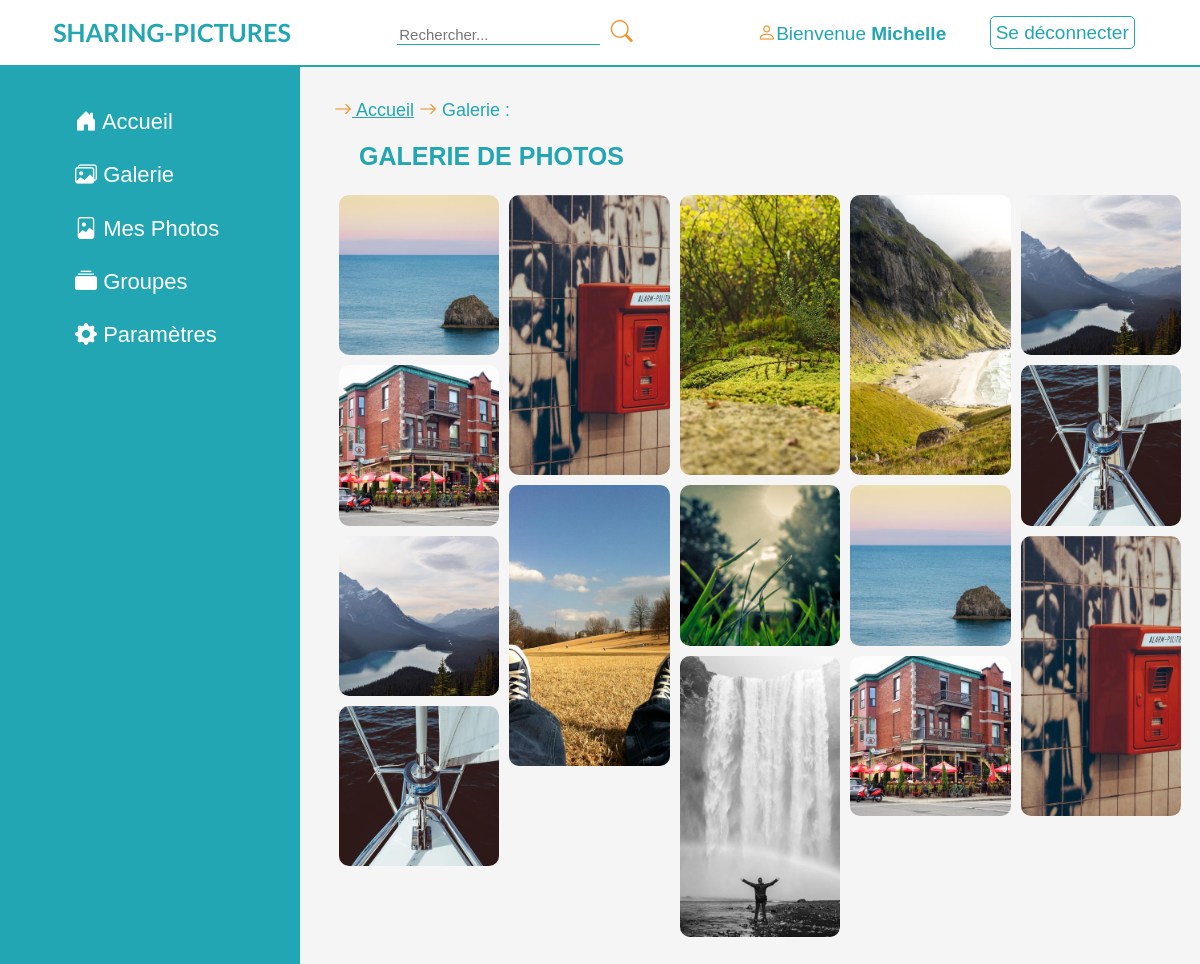
Page /gallery (signed in) on the committed database.
### tables this page shows
CREATE TABLE user
(
    userID       int auto_increment,
    firstName    varchar(50),
    lastName     varchar(50),
    Address      varchar(50),
    PostalCode   varchar(50),
    BirthDate    date,
    Email        varchar(50),
    Password     varchar(128),
    creationDate date,
    PRIMARY KEY (userID)
);

CREATE TABLE photo
(
    pictureID int auto_increment,
    caption   varchar(50),
    url       mediumtext,
    fk_userID int,
    datePicture date,
    PRIMARY KEY (pictureID),
    FOREIGN KEY (fk_userID) REFERENCES user (userID)
);

### app/controllers/GalleryController.php (called while the page is built, shortened)
<?php
class GalleryController extends MainController
{
    public static function displayContent()
    {
        self::$listOfPictures = PictureDAO::getAllPictures();
        self::include();
        include 'app/views/gallery.php';
    }
}

### index.php (called while the page is built, shortened)
<?php
include 'app/controllers/MainController.php';
if (isset($_GET["q"])) {
    $q = $_GET["q"];
} else {
    $q = "home";
}
MainController::router($q);

### app/models/DAO.php (called while the page is built, shortened)
<?php
class DAO
{
    protected static $connDb;
    private static string $host = "localhost";
    private static string $db = "sharingpictures";
    private static string $user = "root";
    private static string $passwd = "";
    public static function init(): PDO
    {
        try {
            self::$connDb = new PDO("mysql:host=" . self::$host . ";dbname=" . self::$db, self::$user, self::$passwd,
                array(PDO::MYSQL_ATTR_INIT_COMMAND => 'SET NAMES utf8')
            );
            self::$connDb->setAttribute(PDO::ATTR_ERRMODE, PDO::ERRMODE_EXCEPTION);
            return self::$connDb;
        } catch (PDOException $e) {
            print "Erreur : " . $e->getMessage();
            die();
        }
    }
}

### app/models/UserDAO.php (called while the page is built, shortened)
<?php
class UserDAO extends DAO
{
    public static function getUserByMail(string $Email): User
    {
        $query = self::$connDb->prepare("SELECT * FROM user WHERE Email = :Email");
        $query->bindValue(':Email', $Email, PDO::PARAM_STR);
        $query->execute();
        $users = $query->fetch(PDO::FETCH_ASSOC);
        $myUserByMail = new User(
            $users["userID"],
            $users["firstName"],
            $users["lastName"],
            $users["Address"],
            $users["PostalCode"],
            $users["BirthDate"],
            $users["Email"],
            $users["Password"],
            $users["creationDate"],
            PictureDAO::getPicturesByUserID(intval($users["userID"]))
        );
        return $myUserByMail;
    }
}

### app/models/UserAuth.php (called while the page is built, shortened)
<?php
class UserAuth
{
    public static function getMailLoggedOn()
    {
        if (self::userIsLoggedOn()) {
            $email = $_SESSION["userEmail"];
        } else {
            $email = "";
        }
        return $email;
    }
    public static function userIsLoggedOn(): bool
    {
        $logged = false;
        if (isset($_SESSION["userEmail"])) {
            $userInfos = UserDAO::getUserByMail($_SESSION["userEmail"]);
            if ($userInfos->getUserEmail() == $_SESSION["userEmail"] && $userInfos->getUserPasswd() == $_SESSION["userPassword"]) {
                $logged = true;
            }
        }
        return $logged;
    }
}

### app/models/PictureDAO.php (called while the page is built, shortened)
<?php
class PictureDAO extends DAO
{
    public static function getAllPictures(): array
    {
        $myPicturesCollection = array();
        $query = self::$connDb->prepare("SELECT * FROM photo");
        $query->execute();
        $pictures = $query->fetch(PDO::FETCH_ASSOC);
        while ($pictures) {
            $myPicturesCollection[$pictures["pictureID"]] = new Picture(
                $pictures["pictureID"],
                $pictures["caption"],
                $pictures["url"],
                $pictures["fk_userID"],
                $pictures["datePicture"]
            );
            $pictures = $query->fetch(PDO::FETCH_ASSOC);
        }
        return $myPicturesCollection;
    }
    public static function getPicturesByUserID(int $userID)
    {
        $myPictures = array();
        $query = self::$connDb->prepare("SELECT * FROM photo WHERE fk_userID = :userID");
        $query->bindValue(':userID', $userID, PDO::PARAM_INT);
        $query->execute();
        $pictures = $query->fetch(PDO::FETCH_ASSOC);
        while ($pictures) {
            $myPictures[$pictures["pictureID"]] = new Picture(
                $pictures["pictureID"],
                $pictures["caption"],
                $pictures["url"],
                $pictures["fk_userID"],
                $pictures["datePicture"]
            );
            $pictures = $query->fetch(PDO::FETCH_ASSOC);
        }
        return $myPictures;
    }
}

### app/models/User.php (called while the page is built, shortened)
<?php
class User
{
    private $userID;
    private $firstName;
    private $userEmail;
    private $userPasswd;
    public function __construct($UserID, $FirstName, $LastName, $Address, $PostalCode, $BirthDate, $UserEmail, $UserPasswd, $CreationDate, $picturesCollection)
    {
        $this->userID = $UserID;
        $this->firstName = $FirstName;
        $this->userEmail = $UserEmail;
        $this->userPasswd = $UserPasswd;
    }
    public function getUserID()
    {
        return $this->userID;
    }
    public function getFirstName()
    {
        return $this->firstName;
    }
    public function getUserEmail()
    {
        return $this->userEmail;
    }
    public function getUserPasswd()
    {
        return $this->userPasswd;
    }
}

### app/controllers/header.php (called while the page is built, shortened)
<?php
$infos = UserDAO::getUserByMail(UserAuth::getMailLoggedOn());
$firstname = $infos->getFirstName();
$userID = $infos->getUserID();

### app/models/Picture.php (called while the page is built, shortened)
<?php
class Picture
{
    private int $pictureID;
    private string $pictureWording;
    private string $pictureURL;
    private string $userID;
    public function __construct(int $PictureID, string $PictureWording, string $PictureURL, int $UserID, $DatePicture)
    {
        $this->pictureID = $PictureID;
        $this->pictureWording = $PictureWording;
        $this->pictureURL = $PictureURL;
        $this->userID = $UserID;
    }
    public function getPictureID(): int
    {
        return $this->pictureID;
    }
    public function getPictureWording(): string
    {
        return $this->pictureWording;
    }
    public function getPictureURL(): string
    {
        return $this->pictureURL;
    }
    public function getUserID()
    {
        return $this->userID;
    }
}

### app/views/gallery.php (the view)
<main>
    <div class="mainNav">
        <i class="bi bi-arrow-right"></i><a href="./home"> Accueil</a> <i class="bi bi-arrow-right"></i> Galerie :
    </div>
    <div class="title">
        <h2 class="bold">Galerie de photos</h2>
    </div>
    <div class="listPictures" id="photos">
        <?php foreach (self::$listOfPictures as $key => $val) { ?>
            <a href="./pictures-p<?= $val->getPictureID() ?>-u<?= $val->getUserId(); ?>"><img
                        src="<?= $val->getPictureURL() ?>" alt="<?= $val->getPictureWording() ?>"></a>
        <?php } ?>
    </div>
</main>

### app/controllers/MainController.php (shortened to what this page needs)
<?php
class MainController
{
    public static function router($q)
    {
        switch ($q) {
            case "gallery":
                GalleryController::displayContent();
                break;
        }
    }
    public static function include()
    {
        include 'assets/includes/head.php';
        include 'assets/includes/header.php';
    }
}

### assets/includes/head.php (shortened to what this page needs)
<!DOCTYPE html>
<html lang="fr">
<head>
    <link rel="stylesheet" href="assets/css/_reset.css">
    <link rel="stylesheet" href="assets/css/main.css">
    <link rel="stylesheet" href="assets/css/_global.css">
    <link rel="stylesheet" href="node_modules/bootstrap-icons/font/bootstrap-icons.css">
</head>
<body>

### assets/includes/header.php (shortened to what this page needs)
<header>
    <div class="titleHead">
        <a href="./home"><h1 class="bold">Sharing-Pictures</h1></a>
    </div>
    <div class="searchHead">
        <form method="get" action="./?q=search">
            <input type="search" name="query" id="search" placeholder="Rechercher...">
            <button type="submit" name="q" value="search" class="input_icons"><i class="bi bi-search"></i></button>
        </form>
    </div>
    <nav>
        <ul id="menu">
            <?php
            if (UserAuth::userIsLoggedOn()) {
                include 'app/controllers/header.php'; ?>
                <li><a href="./user-<?= $userID ?>"><i class="bi bi-person"></i>Bienvenue <span
                                class="bold"><?= $firstname ?></span></a></li>
                <li><a href="./logout" class="userLogout">Se déconnecter</a></li>
            <?php } else { ?>
                <li><a href="./login"><i class="bi bi-person"></i> Connexion</a></li>
                <li><a href="./register"><i class="bi bi-person-plus-fill"></i> Inscription</a></li>
            <?php } ?>
        </ul>
    </nav>
</header>
<aside id="leftNavBar">
    <ul id="leftMenu">
        <?php if (UserAuth::userIsLoggedOn()) { ?>
            <li><a href="./home"><i class="bi bi-house-door-fill"></i> Accueil</a></li>
            <li><a href="./gallery"><i class="bi bi-images"></i> Galerie</a></li>
            <li><a href="./user-<?= $userID ?>#my-pictures"><i class="bi bi-file-image"></i> Mes Photos</a></li>
            <li><a href="./groups"><i class="bi bi-collection-fill"></i> Groupes</a></li>
            <li><a href="./settings"><i class="bi bi-gear-fill"></i> Paramètres</a></li>
        <?php } else { ?>
            <li><a href="./home"><i class="bi bi-house-door-fill"></i> Accueil</a></li>
            <li><a href="./gallery"><i class="bi bi-images"></i> Galerie</a></li>
        <?php } ?>
    </ul>
</aside>

### assets/css/main.css (style rules this page uses)
html, body { background-color: whitesmoke; font-family: "Calibri Light", sans-serif; }
:root { --blueLightColor: #ffffff; --blueDarkColor: #22a6b3; }
header { display: flex; flex-direction: row; align-items: center; justify-content: space-around; font-family: "Calibri Light", sans-serif; height: 65px; width: 100%; z-index: 5; position: fixed; background-color: white; border-bottom: 2px solid var(--blueDarkColor); }
header h1 { font-size: 25px; text-transform: uppercase; color: var(--blueDarkColor); font-family: "Lato", sans-serif; }
.titleHead a { text-decoration: none; }
.bi { color: #f0932b; }
nav ul#menu { list-style-type: none; display: inline; padding: 0; margin: 0; }
nav ul#menu li { display: inline-block; margin: 12px; }
nav ul#menu li a { text-decoration: none; color: var(--blueDarkColor); font-family: "Calibri Light", sans-serif; font-size: 19px; transition: all .3s ease-in; }
.searchHead #search { border: none; font-size: 15px; color: var(--blueDarkColor); border-bottom: 1px solid var(--blueDarkColor); background: transparent; }
aside#leftNavBar { position: fixed; width: 300px; margin-top: 50px; height: 100%; z-index: 1; background: var(--blueDarkColor); }
aside ul#leftMenu { list-style-type: none; display: flex; flex-direction: column; justify-content: center; align-items: flex-start; margin-top: 15%; margin-left: 25%; text-align: justify; }
ul#leftMenu li { margin: 15px 0; }
ul#leftMenu li a { font-size: 22px; font-family: "Calibri Light", sans-serif; text-decoration: none; color: var(--blueLightColor); transition: all .2s ease-in-out; }
aside#leftNavBar i { color: white !important; }
main { max-height: 100%; margin-left: 310px; padding: 2%; overflow-y: scroll; padding-top: 100px; }
.mainNav { color: var(--blueDarkColor); font-size: 18px; }
.mainNav a { color: var(--blueDarkColor); }
.listPictures { margin-top: 2.5%; text-align: center; }
#photos, #favPhotos, #photos-home, #photos-home-last { line-height: 0; -webkit-column-count: 5; -webkit-column-gap: 0px; -moz-column-count: 5; -moz-column-gap: 0px; column-count: 5; column-gap: 10px; }
#photos img { width: 100% !important; height: auto !important; }
.listPictures img { border-radius: 10px; width: 256px; margin: 5px; transition: all .2s ease-in-out; }
.title h2 { font-size: 25px; margin-top: 25px; margin-left: 25px; text-transform: uppercase; color: var(--blueDarkColor); }
.userLogout { margin-left: 15px; border-radius: 5px; border: 1px solid var(--blueDarkColor); padding: 5px; }
.input_icons { color: #f0932b; font-size: 22px; border: none; background: transparent; transition: all .3s ease-in; }

### assets/css/_global.css (style rules this page uses)
.bold { font-weight: bold; }

### rows in the picture
user: firstName "Michelle"
photo: url (picture)
photo: url (picture)
photo: url (picture)
photo: url (picture)
photo: url (picture)
photo: url (picture)
photo: url (picture)
photo: url (picture)
photo: url (picture)
photo: url (picture)
photo: url (picture)
photo: url (picture)
photo: url (picture)
photo: url (picture)
photo: url (picture)
